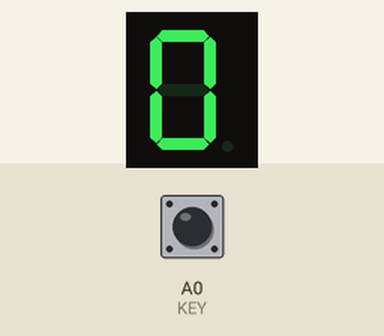
Bench run of a sketch on a simulated Arduino Uno, built with avr-gcc and run on an emulated ATmega328P. Parts: 1-digit seven-segment display. Wiring (inferred from the names in the program): 1-digit 7-segment display, segments lit when LOW: segments pin 13, pin 12, pin 11, pin 10, pin 9, pin 8, pin 7. The test bench sets the inputs (shaded band); at power-on: A0 (KEY) HIGH. The segment pins are drawn as the display they are named for.

Above: at 1.2 s.
1.3 s: A0 (KEY) pulled LOW for 0.15 s
At 2.2 s:
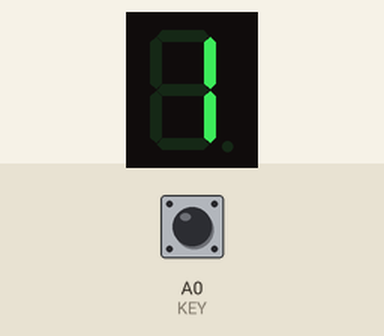
2.9 s: A0 (KEY) pulled LOW for 1 s
At 4.7 s:
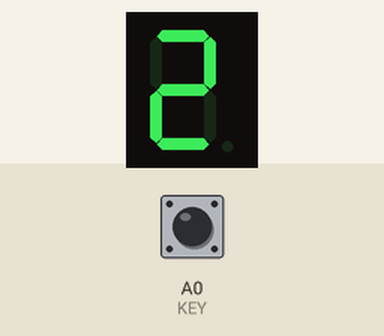
5.4 s: A0 (KEY) pulled LOW for 0.15 s
At 6.6 s:
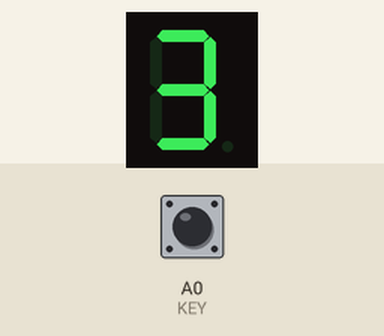
7.0 s: A0 (KEY) pulled LOW for 1 s
At 9.0 s:
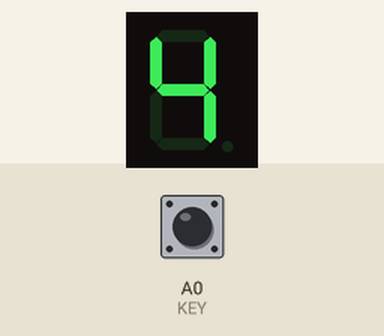
Timing chart, 0 to 10.5 s (numbered marks = the images above; inputs shaded):
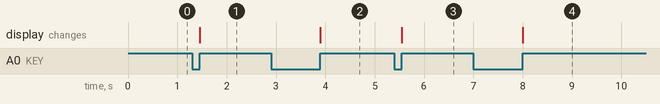

The sketch:

bai_13_LTN_phan_1.ino
```cpp
#define KEY A0
#define a 13
#define b 12
#define c 11
#define d 10
#define e 9
#define f 8
#define g 7

int S = 0;

void setup() {
  // put your setup code here, to run once:
  Serial.begin(9600);
  pinMode(KEY, INPUT);
  pinMode(a, OUTPUT);
  pinMode(b, OUTPUT);
  pinMode(c, OUTPUT);
  pinMode(d, OUTPUT);
  pinMode(e, OUTPUT);
  pinMode(f, OUTPUT);
  pinMode(g, OUTPUT);
  digitalWrite(a, 0);
  digitalWrite(b, 0);
  digitalWrite(c, 0);
  digitalWrite(d, 0);
  digitalWrite(e, 0);
  digitalWrite(f, 0);
  digitalWrite(g, 1);

}

void loop() {
  // put your main code here, to run repeatedly:
  if(digitalRead(KEY) == 0){
    while(digitalRead(KEY) == 0);
    S++;
  }
  if(S %6== 0){
    digitalWrite(a, 0);
    digitalWrite(b, 0);
    digitalWrite(c, 0);
    digitalWrite(d, 0);
    digitalWrite(e, 0);
    digitalWrite(f, 0);
    digitalWrite(g, 1);
  }
  if(S %6 == 1){
    digitalWrite(a, 1);
    digitalWrite(b, 0);
    digitalWrite(c, 0);
    digitalWrite(d, 1);
    digitalWrite(e, 1);
    digitalWrite(f, 1);
    digitalWrite(g, 1);
  }
  if(S %6 == 2){
    digitalWrite(a, 0);
    digitalWrite(b, 0);
    digitalWrite(c, 1);
    digitalWrite(d, 0);
    digitalWrite(e, 0);
    digitalWrite(f, 1);
    digitalWrite(g, 0);
  }
  if(S %6 == 3){
    digitalWrite(a, 0);
    digitalWrite(b, 0);
    digitalWrite(c, 0);
    digitalWrite(d, 0);
    digitalWrite(e, 1);
    digitalWrite(f, 1);
    digitalWrite(g, 0);
  }
  if(S %6 == 4){
    digitalWrite(a, 1);
    digitalWrite(b, 0);
    digitalWrite(c, 0);
    digitalWrite(d, 1);
    digitalWrite(e, 1);
    digitalWrite(f, 0);
    digitalWrite(g, 0);
  }
  if(S %6 == 5){
    digitalWrite(a, 0);
    digitalWrite(b, 1);
    digitalWrite(c, 0);
    digitalWrite(d, 0);
    digitalWrite(e, 1);
    digitalWrite(f, 0);
    digitalWrite(g, 0);
  }
}
```

Measured:
- after the input at 1.3 s, the display: changes after 0.15 s (image 1)
- after the input at 2.9 s, the display: changes after 1.0 s (image 2)
- after the input at 5.4 s, the display: changes after 0.15 s (image 3)
- after the input at 7.0 s, the display: changes after 1.0 s (image 4)
